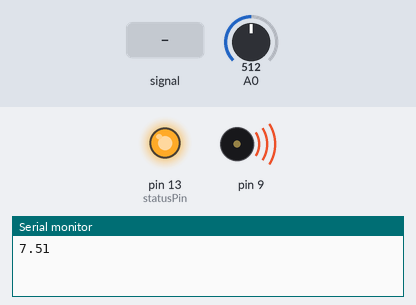
Simulated run of this sketch. Board: Arduino Uno, built with avr-gcc and run on an emulated ATmega328P. Parts: output pins drawn as LEDs (lit = HIGH), buzzer (waves = sounding), the last lines printed to the serial monitor. Inputs (shaded band) come from the test bench; at power-on: A0 = 512.

Above: at 1.66 s.
1.7 s: A0 set to 743
4.7 s: A0 set to 762
At 5.4 s:
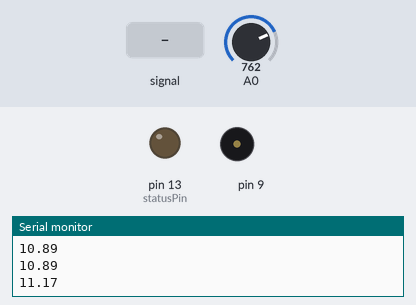
6.2 s: A0 fed a 1000 Hz sine of ±255 counts around its level
At 6.63 s:
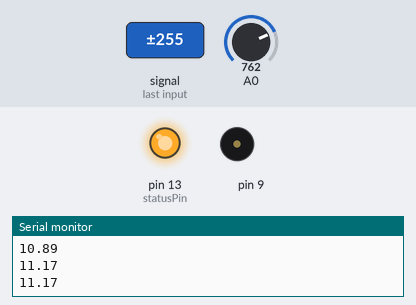
9.2 s: A0 set to 900
At 10.4 s:
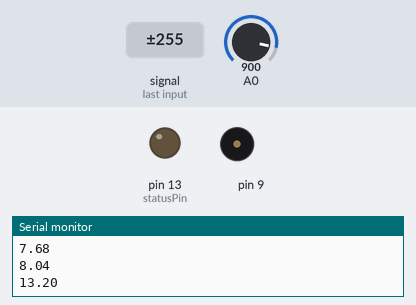
10.7 s: A0 set to 716
At 10.9 s:
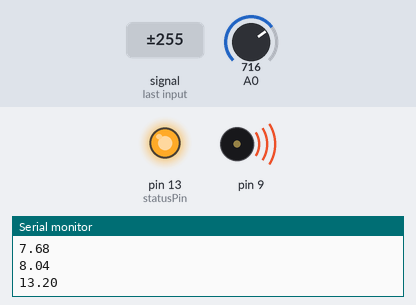
Timing chart, 0 to 14.7 s (numbered marks = the images above; inputs shaded):
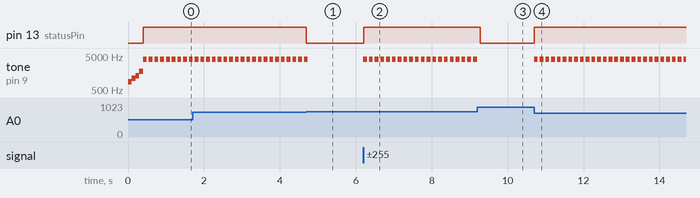

Measured:
- the behaviour switches between 750 and 751 on A0 (found by bisection; images 0 and 1)
- after the input at 4.7 s, pin 13 (statusPin): HIGH → LOW at once; tone on pin 9: goes on until 4.7 s, then stays silent
- after the input at 6.2 s, tone on pin 9: alternates 4000 Hz for 0.10 s and silent for 0.05 s, starting at once
- after the input at 9.2 s, pin 13 (statusPin): HIGH → LOW after 0.08 s; tone on pin 9: stops changing and stays silent
- after the input at 10.7 s, tone on pin 9: alternates 4000 Hz for 0.10 s and silent for 0.05 s, starting at once
- by itself, tone on pin 9: alternates 4000 Hz for 0.10 s and silent for 0.05 s

The sketch:

Flight_Electronics_PWR_V1.ino
```cpp
#define statusPin 13

long beepMillis = 0;
long blinkMillis = 0;
long serialMillis = 0;

void setup() {
  Serial.begin(9600);
  pinMode(statusPin, OUTPUT);
  pinMode(9, OUTPUT);

  tone(9, 880, 100);
  delay(100);
  tone(9, 1109, 100);
  delay(100);
  tone(9, 1319, 100);
  delay(100);
  tone(9, 1760, 100);
  delay(100);

}

void loop() {
  float vbat = getBatteryVoltage();
  if(vbat < 11.01) {
    digitalWrite(statusPin, HIGH);
    beep();
  } else {
    bip();
  }
  if(millis() - serialMillis > 1000) {
    Serial.println(vbat);
    serialMillis = millis();
  }
  delay(1);
}


float getBatteryVoltage() {
  int z1 = 2200;
  int z2 = 1000;
  float vout = analogRead(0) * (5.0 / 1023.0);
  float vin = vout*((z1+z2)/z2);
  return vin;
}

void bip() {
  if(digitalRead(statusPin) && millis() - blinkMillis > 100) {
      digitalWrite(statusPin, LOW);
      blinkMillis = millis();
  } else if (!digitalRead(statusPin) && millis() - blinkMillis > 3000) {
      digitalWrite(statusPin, HIGH);
      blinkMillis = millis();
  }
}

void beep() {
  if(millis() - beepMillis > 150) {
    tone(9, 4000, 100);
    beepMillis = millis();
  }
}
```
